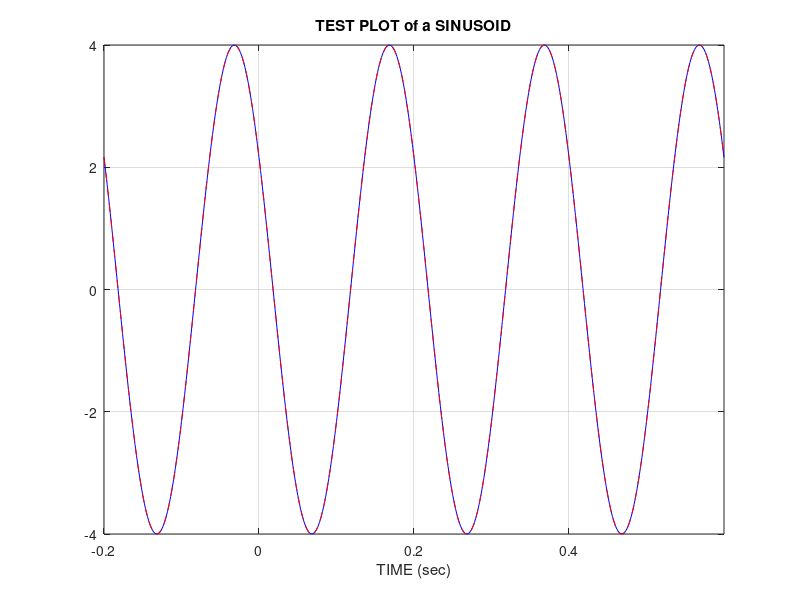

This figure's MATLAB source:
tt = -0.2 : 0.002 : 0.6;
xx = 4.* cos( 2*pi*5*tt + 1.);
plot( tt, xx, 'b-', tt, xx, 'r--' ), grid on %<--- plot a
%sinusoid
axis([tt(1) tt(end) -4 4]); %what does this do?
title('TEST PLOT of a SINUSOID')
xlabel('TIME (sec)')


% X 0, Y 2.16121
% X -0.032 Y 3.99994 (add in all x values)
